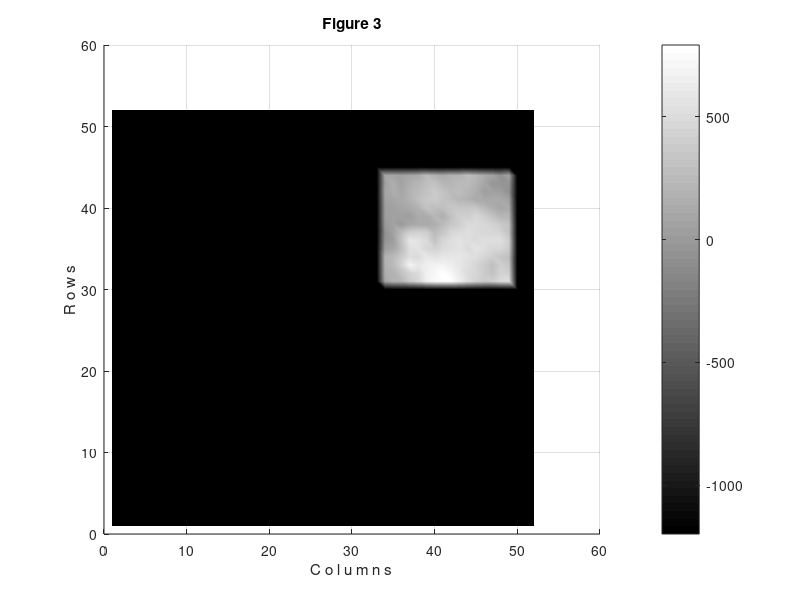

MATLAB code for this plot:
% Author: K******
	clc; close all; clear;
	disp('-------------------------------------------------------------------------');
    disp('Author: K******');
    disp('-------------------------------------------------------------------------');

% Task 1: Load the image & modify it
    disp('-------------------------------------------------------------------------');
    disp('Task 1: Load the image & modify it');
    IMAGE = load ('zzp3100.txt');
    [m,n] = size(IMAGE);
    
        %Deleting the first and last 6 rows&cols of IMAGE matrix
            IMAGE([1 2 3 4 5 6 m-5 m-4 m-3 m-2 m-1 m],:)=[];
            IMAGE(:,[1 2 3 4 5 6 n-5 n-4 n-3 n-2 n-1 n])=[];
            [m,n]=size(IMAGE);
            
        %Displaying the number of rows&cols and pixels on the screen
            NumberOfPixels=m*n;
            newsize=size(IMAGE);
            fprintf('The modified image has %2.0f rows & %2.0f cols\n',newsize)
            fprintf('which is a total of %4.0f pixels.\n',NumberOfPixels)
                
% Task 2: Plot the working image as a surface plot in gray scale
    disp('-------------------------------------------------------------------------');
    disp('Task 2: Plot the working image as a surface plot in gray scale');
    
    
        %plotting the figure 1
        surf(IMAGE);
        figure_1 = surf(IMAGE);
        colormap gray;
        colorbar;
        shading interp;
        view(0,90);
        grid on;
        box off;
        whitebg=('white');
        title('Figure 1');
        xlabel('C o l u m n s');
        ylabel('R o w s');
        disp('See figure 1, press any key to continue');
        pause;
   
% Task 3: Calculate the standard deviation of the modified image
    disp('-------------------------------------------------------------------------');
    disp('Task 3: Calculate the standard deviation of the modified image');
    %Turning image into a single column vector
    newImage=IMAGE(:);
    %Calculating standard deviation
    SD=std(newImage,0,1);
    %Calculating the average standard deviation
    [m,n]=size(SD);
    newSD=(sum(SD))/(m*n);
    fprintf('The standard deviation of the overall modified image is %8.4f\n',newSD)
        
    
% Task 4: Find the % of the modified image >= std
    disp('-------------------------------------------------------------------------');
    disp('Task 4: Find the % of the modified image >= std');
    %finding the number of greater topography values > std
        C=newImage>newSD;
        numBigValues=sum(C);
    %finding percentage > std
        perBigValues=numBigValues/(length(newImage))*100;
    %output the result
    fprintf('The %% of modified image that has values > std is %6.4f%%\n',perBigValues)
        
    
% Task 5: Find the % of the modified image < std
    disp('-------------------------------------------------------------------------');
    disp('Task 5: Find the % of the modified image < std');
    %finding the number of greater topography values < std
        D=newImage<newSD;
        numSmallValues=sum(D);
    %finding percentage < std
        perSmallValues=numSmallValues/(length(newImage))*100;
    %output the result
    fprintf('The %% of modified image that has values < std is %6.4f%%\n',perSmallValues)
    

% Task 6: Find the max&min of the column stds & where they occur
    disp('-------------------------------------------------------------------------');
    disp('Task 6: Find the max&min of the column stds & where they occur');
    %finding the column std
    ColSD=std(IMAGE,0,1);
    %min&max column stds
    [minCx,minCk]=min(ColSD);
    [maxCx,maxCk]=max(ColSD);
    %output the result
    fprintf('The minimum std among the columns is %7.4f\n',minCx)
    fprintf('  which occurs in column %2.0f\n',minCk)
    
    fprintf('The maximum std among the columns is %7.4f\n',maxCx)
    fprintf('  which occurs in column %2.0f\n',maxCk)
    
    
% Task 7: Find the max&min of the row stds & where they occur
    disp('-------------------------------------------------------------------------');
    disp('Task 7: Find the max&min of the row stds & where they occur');
    %finding the row std
    RowSD=std(IMAGE',0,1);
    %min&max row stds
    [minRx,minRk]=min(RowSD);
    [maxRx,maxRk]=max(RowSD);
    %output the result
    fprintf('The minimum std among the rows is %7.4f\n',minRx)
    fprintf('  which occurs in rows %2.0f\n',minRk)
    
    fprintf('The maximum std among the columns is %7.4f\n',maxRx)
    fprintf('  which occurs in column %2.0f\n',maxRk)
    
     
% Task 8: Find %of image between rows & cols with max & min std
    disp('-------------------------------------------------------------------------');
    disp('Task 8: Find %of image between rows & cols with max & min std');
    %finding the area between rows & cols with max & min std
    rowColMinMaxSDArea=((abs(minCk-maxCk))+1)*((abs(minRk-maxRk))+1);
    %finding the %of the above area 
    [m,n]=size(IMAGE);
    perSDArea=(rowColMinMaxSDArea/(m*n))*100;
    fprintf('The %% of the area confined between the max & min stds is %5.3f%%\n', perSDArea)
    

% Task 9: Find the std of the confined image
    disp('-------------------------------------------------------------------------');
    disp('Task 9: Find the std of the confined image');
    %finding confined image
    confinedImage=IMAGE;
    G=[minCk,maxCk];
    confineColumns=sort(G);
    smallColumn=confineColumns(1);
    bigColumn=confineColumns(2);
    H=[minRk,maxRk];
    confineRows=sort(H);
    smallRow=confineRows(1);
    bigRow=confineRows(2);
    [m,n]=size(confinedImage);
    confinedImage([1:(smallRow-1),(bigRow+1):m],:)=[];
    confinedImage(:,[1:(smallColumn-1),(bigColumn+1):n])=[];
    %finding the std
    confinedImage1=confinedImage(:);
    conImageSD=std(confinedImage1,0,1);
    conImageSD=mean(conImageSD);
    %output the result
    fprintf('The std of the confined image is %7.4f\n',conImageSD)
    
    
% Task 10: Find % of area confined between rows & cols with max & min averages
    disp('-------------------------------------------------------------------------');
    disp('Task 10: Find % of area confined between rows & cols with max & min avgs');
        
    columnAverages=mean(IMAGE);
    rowAverages=mean(IMAGE');
        
    [minColAvgx,minColAvgk]=min(columnAverages);
    [maxColAvgx,maxColAvgk]=max(columnAverages);
    [minRowAvgx,minRowAvgk]=min(rowAverages);
    [maxRowAvgx,maxRowAvgk]=max(rowAverages);
    
    rowColMinMaxAvgArea=((abs(minColAvgk-maxColAvgk))+1)*((abs(minRowAvgk-maxRowAvgk))+1);
    %finding the %of the above area 
    [m,n]=size(IMAGE);
    perAvgArea=(rowColMinMaxAvgArea/(m*n))*100;
    fprintf('The %% of the area confined between the max & min stds is %5.3f%%\n', perAvgArea)


% Task 11: Find the std of the area between the averages
    disp('-------------------------------------------------------------------------');
    disp('Task 11: Find the std of the area between the averages');
    %finding confined image
    areaBetweenAvgs=IMAGE;
    G=[minColAvgk,maxColAvgk];
    confineColumnsAvgs=sort(G);
    smallColumnAvgs=confineColumnsAvgs(1);
    bigColumnAvgs=confineColumnsAvgs(2);
    H=[minRowAvgk,maxRowAvgk];
    confineRowsAvgs=sort(H);
    smallRowAvgs=confineRowsAvgs(1);
    bigRowAvgs=confineRowsAvgs(2);
    [m,n]=size(areaBetweenAvgs);
    areaBetweenAvgs([1:(smallRowAvgs-1),(bigRowAvgs+1):m],:)=[];
    areaBetweenAvgs(:,[1:(smallColumnAvgs-1),(bigColumnAvgs+1):n])=[];
    %finding the std
    areaBetweenAvgs1=areaBetweenAvgs(:);
    conImageAvgSD=std(areaBetweenAvgs1,0,1);
    conImageAvgSD=mean(conImageAvgSD);
    %output the result
    fprintf('The std of the confined image is %7.4f\n',conImageAvgSD)
    
    
% Task 12: Plots of Confined images
    disp('-------------------------------------------------------------------------');
    disp('Task 12: Plots of Confined images');
    IMAGE5=IMAGE;
    IMAGE6=min(IMAGE5);
    [min2x,min2k]=min(IMAGE6);
    [m,n]=size(IMAGE5);
    IMAGE5([1:(smallRowAvgs-1),(bigRowAvgs+1):m],:)=min2x;
    IMAGE5(:,[1:(smallColumnAvgs-1),(bigColumnAvgs+1):n])=min2x;
    surf(IMAGE5);
    colormap gray;
    colorbar;
    shading interp;
    view(0,90);
    grid on;
    box off;
    whitebg=('white');
    title('Figure 2');
    xlabel('C o l u m n s');
    ylabel('R o w s');
    disp('See Figure 2 for inset plot of area between max & min std, hit any key to continue')
    pause;

    %plotting the area between max & min std
    IMAGE3=IMAGE;
    IMAGE4=min(IMAGE3);
    [min3x,min3k]=min(IMAGE4);
    [m,n]=size(IMAGE3);
    IMAGE3([1:(smallRow-1),(bigRow+1):m],:)=min3x;
    IMAGE3(:,[1:(smallColumn-1),(bigColumn+1):n])=min3x;
    surf(IMAGE3);
    colormap gray;
    colorbar;
    shading interp;
    view(0,90);
    grid on;
    box off;
    whitebg=('white');
    title('Figure 3');
    xlabel('C o l u m n s');
    ylabel('R o w s');
    disp('See Figure 3 for inset plot of area between max & min std, hit any key to continue')
    pause;
    disp('          ');
    disp('                                 The End                                 ');

     